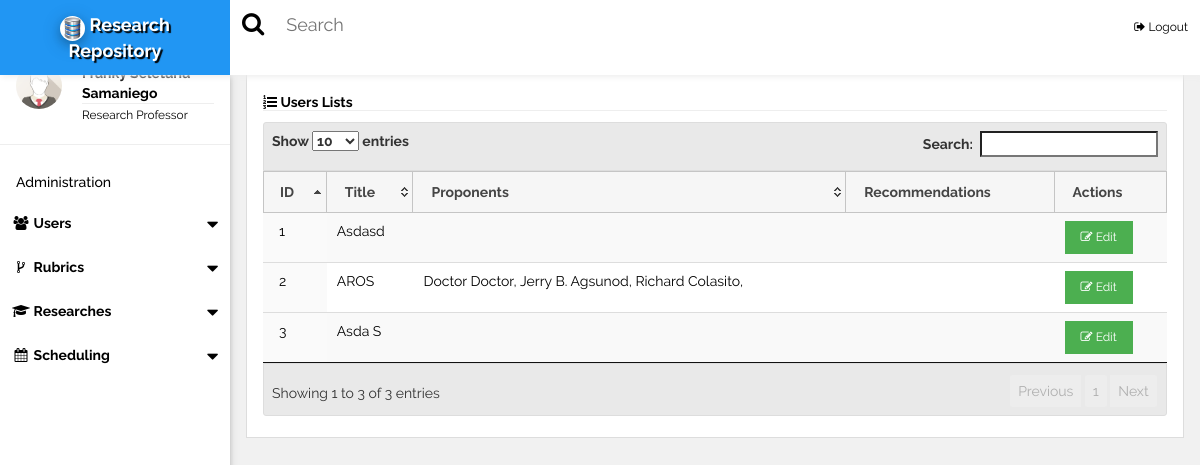
Page /research/?listRes=true (signed in) on the earlier database version.
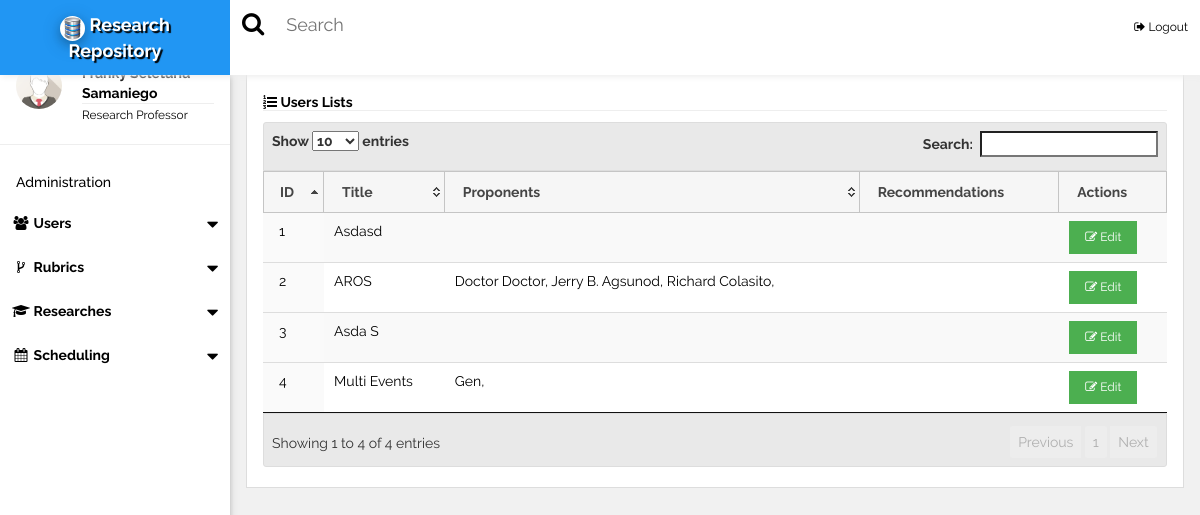
Same page on the later database version.
### tables this page shows
CREATE TABLE `users` (
  `id` int(10) UNSIGNED NOT NULL,
  `first_name` varchar(255) NOT NULL,
  `middle_name` varchar(255) NOT NULL,
  `last_name` varchar(255) NOT NULL,
  `username` varchar(255) NOT NULL,
  `password` varchar(255) NOT NULL,
  `user_type` varchar(10) NOT NULL,
  `date_added` varchar(255) NOT NULL,
  `date_modified` varchar(255) NOT NULL,
  `deptID` int(3) NOT NULL
);

CREATE TABLE `researches` (
  `id` int(11) UNSIGNED NOT NULL,
  `title` varchar(255) NOT NULL,
  `description` longtext NOT NULL,
  `course_id` varchar(10) NOT NULL,
  `adviserId` varchar(20) NOT NULL,
  `schoolYear` varchar(40) NOT NULL
);

CREATE TABLE `proponents` (
  `id` int(11) UNSIGNED NOT NULL,
  `researchId` varchar(255) NOT NULL,
  `name` varchar(255) NOT NULL
);

### research/listRes.php (the view, shortened to what this page needs)
	<header class="w3-container" style="padding-top:22px">
	<h5><b><i class="fa fa-list-ol fa-fx"></i> Users Lists</b><hr style="margin:0px" /></h5>
</header>
<div class="w3-container">
	<table id="researchTbl" class="w3-table w3-text-black display dataTable no-footer">
		<thead>
			<tr>
				<th>ID</th>
				<th>Title</th>
				<th>Proponents</th>
				<th>Recommendations</th>
				<th>Actions</th>
			</tr>
		</thead>
		<tbody>
			<?php
				$counter = 1;
				$sql = mysql_query("SELECT * FROM `researches`");
				while($row = mysql_fetch_assoc($sql)){
					$resId = $row['id'];
			?>
			<tr>
				<td><?php echo $counter;?></td>
				<td><?php echo ucwords($row['title'])?></td>
				<td>
					<?php
						$query = mysql_query("SELECT * FROM `proponents` WHERE `researchId`='$resId'");
						while($row1 = mysql_fetch_assoc($query)){
							echo $row1['name'].', ';
						}
					?>
				</td>
				<td>
				</td>
				<td>
					<button class="w3-button w3-green w3-small"><span class="fa fa-edit fa-fx"></span> Edit</button>
				</td>
			</tr>
			<?php $counter++;}?>
		</tbody>
	</table>
</div>

### research/index.php (shortened to what this page needs)
<!DOCTYPE html>
<html>
<link rel="stylesheet" type="text/css" href="../google/fafa.css">
<link href="../dist/css/select2.min.css" rel="stylesheet" />
<link href='../css/fullcalendar.min.css' rel='stylesheet' />
<link href='../css/fullcalendar.print.min.css' rel='stylesheet' media='print' />
<link href='../css/dataTables.jqueryui.min.css' rel='stylesheet'/>
<link href='../css/jquery-ui.css' rel='stylesheet'  />
<link rel="stylesheet" href="../css/w3.css">
<link rel="stylesheet" href="../js/bootstrap.min.css" />
<link href="summernote.css" rel="stylesheet">
<link type="text/css" href="../css/bootstrap-datetimepicker.min.css" rel="stylesheet" />
<body class="w3-light-grey">
<div class=" w3-row w3-bar w3-top w3-white w3-large" style="z-index:9999;box-shadow:2px 2px 6px #eee;">
	<div class="w3-hide-small w3-bar-item w3-blue" style="width:230px;text-align:center;text-shadow:2px 2px 1px #000;font-weight:bold;">
		<a href="../research/" style="text-decoration:none;"> <img src="../images/logo.png" class="w3-white w3-circle w3-card-4" width="25" height="25" />   Research Repository</a>
	</div>
	<div class="w3-hide-small">
	<span class="fa fa-search w3-bar-item fa-lg" style="padding-top:15px !important;"></span>
	<input class="w3-input w3-bar-item w3-block w3-rest" type="text" placeholder="Search" style="padding-left:10px !important; min-width:50%;">
	<span class="w3-bar-item w3-right">
		<a href="../logout.php" class="w3-small w3-text-black "style="text-decoration:none;"><i class="fa fa-sign-out fa-fx"></i> Logout</a>
	</span>
	</div>
</div>
<nav class="w3-sidebar w3-card-2 w3-collapse w3-white w3-animate-left" style="z-index:3;width:230px;" id="mySidebar"><br>
  <div class="w3-container w3-row">
    <div class="w3-col s4">
      <img src="../images/avatar.png" class="w3-circle w3-margin-right" style="width:46px">
    </div>
	<?php
		$user_id = $_SESSION['logged_in_id'];
		$sql = mysql_query("select * from users where id='$user_id' LIMIT 1");
		while($row = mysql_fetch_array($sql)){
	?>
		<div class="w3-col s8 w3-bar">
		  <span><strong><?php echo ucwords($row['first_name'].' '.$row['middle_name'].' '.$row['last_name'])?></strong></span><br>
		  <hr style="margin:0px;"/>
		  <small>Research Professor</small>
		</div>
	<?php }?>
  </div>
  <hr>
  <div class="w3-container">
    <h5>Administration</h5>
  </div>
  <div class="w3-bar-block">
	 <div class="w3-bar-item w3-button w3-padding w3-hover-blue" onclick="open_nav_accord('a1')">
		<i class="fa fa-users fa-fw"></i> <b>Users</b> <i class="fa fa-caret-down w3-right fa-lg" style="position:relative;top:5px;"></i>
	 </div>
	  <div class="w3-bar-item w3-button w3-padding w3-hover-blue" onclick="open_nav_accord('a3')">
		<i class="fa fa-code-fork fa-fw"></i> <b>Rubrics</b> <i class="fa fa-caret-down w3-right fa-lg" style="position:relative;top:5px;"></i>
	 </div>
	 <div class="w3-bar-item w3-button w3-padding w3-hover-blue" onclick="open_nav_accord('a2')">
		<i class="fa fa-graduation-cap fa-fw"></i> <b>Researches</b> <i class="fa fa-caret-down w3-right fa-lg" style="position:relative;top:5px;"></i>
	 </div>
	 <div class="w3-bar-item w3-button w3-padding w3-hover-blue" onclick="open_nav_accord('a4')">
		<i class="fa fa-calendar fa-fw"></i> <b>Scheduling</b> <i class="fa fa-caret-down w3-right fa-lg" style="position:relative;top:5px;"></i>
	 </div>
	<br><br>
  </div>
</nav>
<div class="w3-main" style="margin-left:230px;margin-top:43px;">
	<div class="w3-container">
		<div class="w3-white" id="calendar_container"  style="margin-top:2%;padding-bottom:20px;border:1px solid #ddd">
			<?php if(isset($_GET['new_user'])){
					require('newUser.php');
				}else if(isset($_GET['list'])){
					require('userList.php');
				}else if(isset($_GET['newRes'])){
					require('newRes.php');
				}else if(isset($_GET['listRes'])){
					require('listRes.php');
				}else if(isset($_GET['newSched'])){
					require('newSched.php');
				}else if(isset($_GET['newRub'])){
					require('newRub.php');
				}else if(isset($_GET['listRub'])){
					require('listRub.php');
				}?>
		</div>
	</div>
</div>
</body>
</html>

Differences in the rows shown:
added researches: title "Multi Events"
added proponents: name "Gen", shown under "Multi Events"
Other differences:
text written by a page script: "Show entries Search: Showing 1 to 3 of 3 entries Previous 1 Next" → "Show entries Search: Showing 1 to 4 of 4 entries Previous 1 Next"
